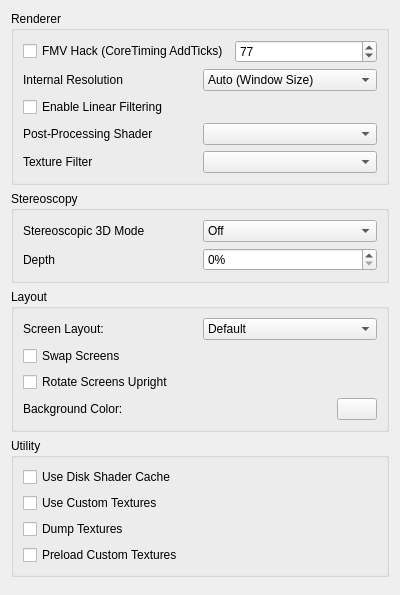
<?xml version="1.0" encoding="UTF-8"?>
<ui version="4.0">
 <class>ConfigureEnhancements</class>
 <widget class="QWidget" name="ConfigureEnhancements">
  <property name="geometry">
   <rect>
    <x>0</x>
    <y>0</y>
    <width>400</width>
    <height>595</height>
   </rect>
  </property>
  <property name="minimumSize">
   <size>
    <width>0</width>
    <height>0</height>
   </size>
  </property>
  <property name="windowTitle">
   <string>Form</string>
  </property>
  <layout class="QVBoxLayout" name="verticalLayout">
   <item>
    <widget class="QGroupBox" name="rendererBox">
     <property name="title">
      <string>Renderer</string>
     </property>
     <layout class="QVBoxLayout" name="verticalLayout_6">
      <item>
        <layout class="QHBoxLayout" name="horizontalLayout_7">
         <item>
          <widget class="QCheckBox" name="FMV_hack">
           <property name="text">
            <string>FMV Hack (CoreTiming AddTicks)</string>
           </property>
          </widget>
         </item>
         <item>
          <widget class="QSpinBox" name="AddTicks">
           <property name="minimum">
            <number>1</number>
           </property>
           <property name="maximum">
            <number>999999</number>
           </property>
           <property name="value">
            <number>77</number>
           </property>
          </widget>
         </item>
        </layout>
       </item>
      <item>
       <layout class="QHBoxLayout" name="horizontalLayout">
        <item>
         <widget class="QLabel" name="label">
          <property name="text">
           <string>Internal Resolution</string>
          </property>
         </widget>
        </item>
        <item>
         <widget class="QComboBox" name="resolution_factor_combobox">
          <item>
           <property name="text">
            <string>Auto (Window Size)</string>
           </property>
          </item>
          <item>
           <property name="text">
            <string>Native (400x240)</string>
           </property>
          </item>
          <item>
           <property name="text">
            <string>2x Native (800x480)</string>
           </property>
          </item>
          <item>
           <property name="text">
            <string>3x Native (1200x720)</string>
           </property>
          </item>
          <item>
           <property name="text">
            <string>4x Native (1600x960)</string>
           </property>
          </item>
          <item>
           <property name="text">
            <string>5x Native (2000x1200)</string>
           </property>
          </item>
          <item>
           <property name="text">
            <string>6x Native (2400x1440)</string>
           </property>
          </item>
          <item>
           <property name="text">
            <string>7x Native (2800x1680)</string>
           </property>
          </item>
          <item>
           <property name="text">
            <string>8x Native (3200x1920)</string>
           </property>
          </item>
          <item>
           <property name="text">
            <string>9x Native (3600x2160)</string>
           </property>
          </item>
          <item>
           <property name="text">
            <string>10x Native (4000x2400)</string>
           </property>
          </item>
         </widget>
        </item>
       </layout>
      </item>
      <item>
       <widget class="QCheckBox" name="toggle_linear_filter">
        <property name="text">
         <string>Enable Linear Filtering</string>
        </property>
       </widget>
      </item>
      <item>
       <layout class="QHBoxLayout" name="horizontalLayout_11">
        <item>
         <widget class="QLabel" name="label_2">
          <property name="text">
           <string>Post-Processing Shader</string>
          </property>
         </widget>
        </item>
        <item>
         <widget class="QComboBox" name="shader_combobox"/>
        </item>
       </layout>
      </item>
      <item>
       <layout class="QHBoxLayout" name="horizontalLayout_3">
        <item>
         <widget class="QLabel" name="label_5">
          <property name="text">
           <string>Texture Filter</string>
          </property>
         </widget>
        </item>
        <item>
         <widget class="QComboBox" name="texture_filter_combobox"/>
        </item>
       </layout>
      </item>
     </layout>
    </widget>
   </item>
   <item>
    <widget class="QGroupBox" name="groupBox">
     <property name="title">
      <string>Stereoscopy</string>
     </property>
     <layout class="QVBoxLayout" name="verticalLayout_4">
      <item>
       <layout class="QHBoxLayout" name="horizontalLayout_5">
        <item>
         <widget class="QLabel" name="label_4">
          <property name="text">
           <string>Stereoscopic 3D Mode</string>
          </property>
         </widget>
        </item>
        <item>
         <widget class="QComboBox" name="render_3d_combobox">
          <item>
           <property name="text">
            <string>Off</string>
           </property>
          </item>
          <item>
           <property name="text">
            <string>Side by Side</string>
           </property>
          </item>
          <item>
           <property name="text">
            <string>Anaglyph</string>
           </property>
          </item>
          <item>
           <property name="text">
            <string>Interlaced</string>
           </property>
          </item>
         </widget>
        </item>
       </layout>
      </item>
      <item>
       <layout class="QHBoxLayout" name="horizontalLayout_7">
        <item>
         <widget class="QLabel" name="label_3">
          <property name="text">
           <string>Depth</string>
          </property>
         </widget>
        </item>
        <item>
         <widget class="QSpinBox" name="factor_3d">
          <property name="suffix">
           <string>%</string>
          </property>
          <property name="minimum">
           <number>0</number>
          </property>
          <property name="maximum">
           <number>100</number>
          </property>
          <property name="value">
           <number>0</number>
          </property>
         </widget>
        </item>
       </layout>
      </item>
     </layout>
    </widget>
   </item>
   <item>
    <widget class="QGroupBox" name="layoutBox">
     <property name="title">
      <string>Layout</string>
     </property>
     <layout class="QVBoxLayout" name="verticalLayout_3">
      <item>
       <layout class="QHBoxLayout" name="horizontalLayout_4">
        <item>
         <widget class="QLabel" name="label1">
          <property name="text">
           <string>Screen Layout:</string>
          </property>
         </widget>
        </item>
        <item>
         <widget class="QComboBox" name="layout_combobox">
          <item>
           <property name="text">
            <string>Default</string>
           </property>
          </item>
          <item>
           <property name="text">
            <string>Single Screen</string>
           </property>
          </item>
          <item>
           <property name="text">
            <string>Medium Screen</string>
           </property>
          </item>
          <item>
           <property name="text">
            <string>Large Screen</string>
           </property>
          </item>
          <item>
           <property name="text">
            <string>Side by Side</string>
           </property>
          </item>
         </widget>
        </item>
       </layout>
      </item>
      <item>
       <widget class="QCheckBox" name="swap_screen">
        <property name="text">
         <string>Swap Screens</string>
        </property>
       </widget>
      </item>
      <item>
       <widget class="QCheckBox" name="upright_screen">
        <property name="text">
         <string>Rotate Screens Upright</string>
        </property>
       </widget>
      </item>
      <item>
       <layout class="QHBoxLayout" name="horizontalLayout_6">
        <item>
         <widget class="QLabel" name="bg_label">
          <property name="text">
           <string>Background Color:</string>
          </property>
         </widget>
        </item>
        <item>
         <widget class="QPushButton" name="bg_button">
          <property name="maximumSize">
           <size>
            <width>40</width>
            <height>16777215</height>
           </size>
          </property>
         </widget>
        </item>
       </layout>
      </item>
     </layout>
    </widget>
   </item>
   <item>
    <widget class="QGroupBox" name="utilityBox">
     <property name="title">
      <string>Utility</string>
     </property>
     <layout class="QVBoxLayout" name="verticalLayout_8">
      <item>
       <widget class="QCheckBox" name="toggle_disk_shader_cache">
        <property name="text">
         <string>Use Disk Shader Cache</string>
        </property>
       </widget>
      </item>
      <item>
       <widget class="QCheckBox" name="toggle_custom_textures">
        <property name="toolTip">
         <string>&lt;html&gt;&lt;head/&gt;&lt;body&gt;&lt;p&gt;Replace textures with PNG files.&lt;/p&gt;&lt;p&gt;Textures are loaded from load/textures/[Title ID]/.&lt;/p&gt;&lt;/body&gt;&lt;/html&gt;</string>
        </property>
        <property name="text">
         <string>Use Custom Textures</string>
        </property>
       </widget>
      </item>
      <item>
       <widget class="QCheckBox" name="toggle_dump_textures">
        <property name="toolTip">
         <string>&lt;html&gt;&lt;head/&gt;&lt;body&gt;&lt;p&gt;Dump textures to PNG files.&lt;/p&gt;&lt;p&gt;Textures are dumped to dump/textures/[Title ID]/.&lt;/p&gt;&lt;/body&gt;&lt;/html&gt;</string>
        </property>
        <property name="text">
         <string>Dump Textures</string>
        </property>
       </widget>
      </item>
      <item>
       <widget class="QCheckBox" name="toggle_preload_textures">
        <property name="toolTip">
         <string>&lt;html&gt;&lt;head/&gt;&lt;body&gt;&lt;p&gt;Load all custom textures into memory on boot, instead of loading them when the game requires them.&lt;/p&gt;&lt;/body&gt;&lt;/html&gt;</string>
        </property>
        <property name="text">
         <string>Preload Custom Textures</string>
        </property>
       </widget>
      </item>
     </layout>
    </widget>
   </item>
   <item>
    <spacer name="verticalSpacer">
     <property name="orientation">
      <enum>Qt::Vertical</enum>
     </property>
     <property name="sizeHint" stdset="0">
      <size>
       <width>20</width>
       <height>165</height>
      </size>
     </property>
    </spacer>
   </item>
  </layout>
 </widget>
 <resources/>
 <connections/>
</ui>
